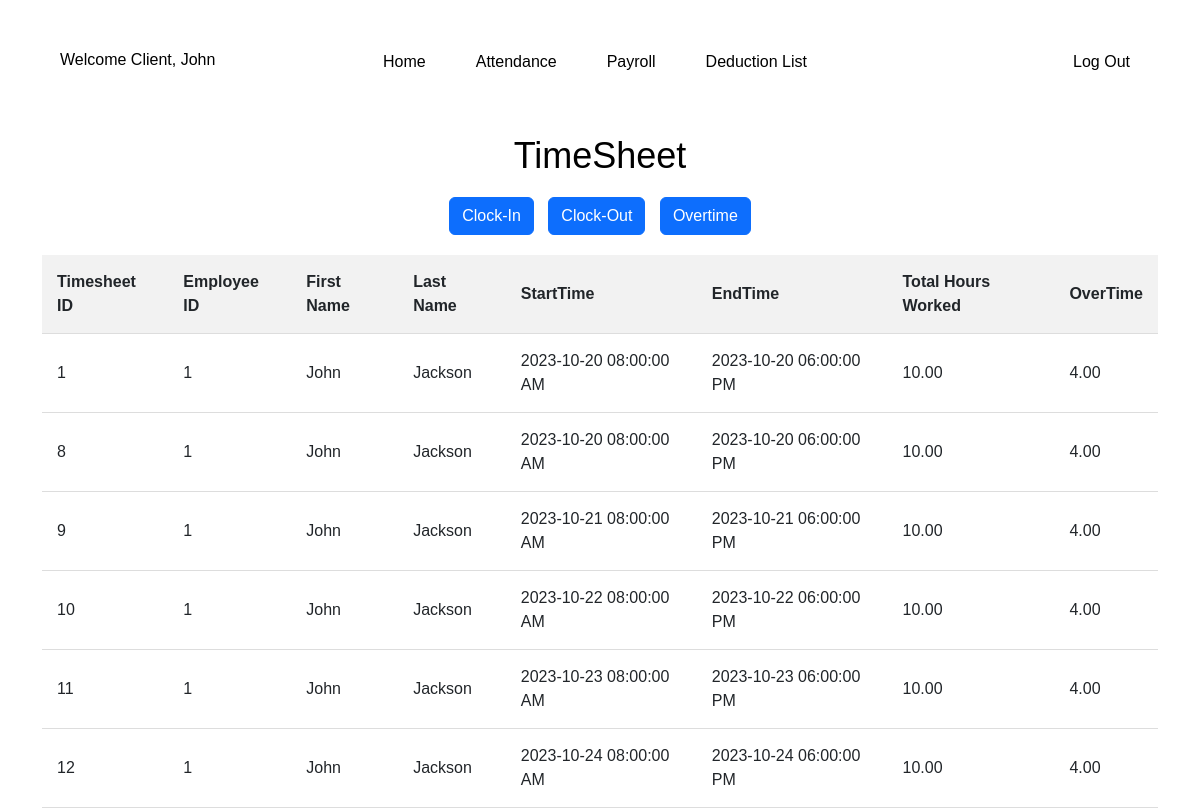
Page /client_attandance.php (signed in) on the committed database.
### tables this page shows
CREATE TABLE Employees (
	EmployeeID INT NOT NULL AUTO_INCREMENT,
	FirstName VARCHAR(255) NOT NULL,
	LastName VARCHAR(255) NOT NULL,
	PositionID INT NOT NULL,
	DepartmentID INT NOT NULL,
	HireDate DATE NOT NULL,
	Role INT NOT NULL,  
	PRIMARY KEY (EmployeeID),
	FOREIGN KEY (PositionID)
		REFERENCES Positions (PositionID),
	FOREIGN KEY (DepartmentID)
		REFERENCES Departments (DepartmentID)
);

CREATE TABLE Timesheet (
	TimesheetID INT NOT NULL AUTO_INCREMENT,
	EmployeeID INT NOT NULL,
	StartTime TIMESTAMP,
	EndTime TIMESTAMP,
	TotalHoursWorked DECIMAL(10, 2),
	OvertimeHours DECIMAL(10, 2),
	PRIMARY KEY (TimesheetID),
	FOREIGN KEY (EmployeeID)
		REFERENCES Employees (EmployeeID) ON DELETE CASCADE
);

### client_attandance.php (the view, shortened to what this page needs)
<!DOCTYPE html>
<html lang="en">
<head>
    <link href="https://cdn.jsdelivr.net/npm/bootstrap@5.3.2/dist/css/bootstrap.min.css" rel="stylesheet"
>
    <link rel="stylesheet" type="text/css" href="employee_form.css">
    <link rel="stylesheet" type="text/css" href="attentancee.css">
    <link rel="stylesheet" type="text/css" href="navbar.css">
</head>
<body>
    <?php
    include 'cnavbar.php';
  include("sqlconnection.php");
  if (isset($_SESSION['employee_id'])) {
    $employeeIdSession = $_SESSION['employee_id'];
    $sql = "SELECT * FROM Timesheet LEFT JOIN Employees ON Timesheet.EmployeeID = Employees.EmployeeID WHERE Timesheet.EmployeeID = $employeeIdSession";
    $result = mysqli_query($con, $sql);
    } else {
        echo "<div class='center'><h2>Invalid Employee ID, Session Error</h2></div>";
}
    ?>
    <div class="container">
        <h2>TimeSheet</h2>
        <button type="button" class="btn btn-primary" data-bs-toggle="modal" data-bs-target="#addNewClockIn"
            style="margin-right: 10px;">
            Clock-In
        </button>
        <button type="button" class="btn btn-primary" data-bs-toggle="modal" data-bs-target="#addNewClockOut"
            style="margin-right: 10px;">
            Clock-Out
        </button>
        <button type="button" class="btn btn-primary" data-bs-toggle="modal" data-bs-target="#addNewOvertime">
            Overtime
        </button>
        <table>
            <thead>
                <tr>
                    <th>Timesheet ID</th>
                    <th>Employee ID</th>
                    <th>First Name</th>
                    <th>Last Name</th>
                    <th>StartTime</th>
                    <th>EndTime</th>
                    <th>Total Hours Worked</th>
                    <th>OverTime</th>
                </tr>
            </thead>
            <tbody>
                <?php
        if (mysqli_num_rows($result) > 0) {
          while ($row = mysqli_fetch_assoc($result)) {
            $StartTimeFormat12 = date('Y-m-d h:i:s A', strtotime($row["StartTime"]));
        $EndTimeFormat12 = '';
        if (!is_null($row["EndTime"])) {
            $EndTimeFormat12 = date('Y-m-d h:i:s A', strtotime($row["EndTime"]));
        }
        echo "<tr><td>" . $row["TimesheetID"]. "</td><td>" . $row["EmployeeID"]. "</td> <td>" . $row["FirstName"]. "</td>
        <td>" . $row["LastName"]. "</td><td>". $StartTimeFormat12. " </td><td>" . $EndTimeFormat12. "</td><td>" . $row["TotalHoursWorked"]. " </td><td>".
        $row["OvertimeHours"]. " </td></tr>";
    }
} else {
    echo "0 results";
}
        ?>
            </tbody>
        </table>
    </div>
</body>
</html>

### cnavbar.php (shortened to what this page needs)
<!DOCTYPE html>
<html lang="en">
<head>
    <link rel="stylesheet" type="text/css" href="navbar.css">
    <link rel="stylesheet" type="text/css" href="dropdown.css">
</head>
<body>
    <?php
            include("sqlconnection.php");
            if (isset($_SESSION['employee_id'])) {
    $employeeIdSession = $_SESSION['employee_id'];
    $sql = "SELECT * FROM Employees
 WHERE EmployeeID = $employeeIdSession";
    $result = mysqli_query($con, $sql);
    if ($row = mysqli_fetch_assoc($result)) {
        $firstName = $row['FirstName'];
    } else {
        echo "<div class='center'><h2>Employee not found</h2></div>";
    }
    } else {
        echo "<div class='center'><h2>Invalid Employee ID, Session Error</h2></div>";
}
    ?>
    <div class="Main-buttons">
        <a href="clienthome.php" class="cool-button animated-button">Home</a>
        <a href="client_attandance.php" class="cool-button animated-button">Attendance</a>
        <a href="client_payroll.php" class="cool-button animated-button">Payroll</a>
        <a href="client_deductions.php" class="cool-button animated-button">Deduction List</a>
    </div>
    <div class="dropdown">
        <a href="dropdown.php" class="cool-button animated-button">Log Out</a>
    </div>
    <div class="helloname">
        <?php
        if (isset($firstName)) {
        echo "<p class='cool-name'>Welcome Client, " . $firstName . "</p>";
    } else {
        echo "<p class='cool-name'>Welcome Client</p>";
    }
        ?>
    </div>
</body>
</html>

### employee_form.css (style rules this page uses)
body { font-family: Arial, sans-serif; background-color: white; margin: 0; }
h2 { text-align: center; color: #333; }
button { padding: 12px; background-color: white; color: black; border: none; border-radius: 4px; cursor: pointer; }
.animated-button { animation: coolAnimation 1s ease-in-out; }

### attentancee.css (style rules this page uses)
body { font-family: Arial, sans-serif; background-color: white; margin: 0; padding: 0; }
.container { width: 100%; margin-top: 20px; text-align: center; }
h2 { color: black; font-size: 36px; margin-bottom: 20px; animation: fadeInUp 1s ease-in-out; }
table { width: 100%; border-collapse: collapse; margin-top: 20px; }
th, td { padding: 15px; text-align: left; border-bottom: 1px solid #ddd; }
th { background-color: #f2f2f2; }

### navbar.css (style rules this page uses)
.Main-buttons { display: flex; justify-content: center; align-items: center; margin-top: 20px; padding: 20px; flex-wrap: wrap; }
.cool-button { background-color: white; color: black; border: none; padding: 10px 20px; text-align: center; text-decoration: none; display: inline-block; font-size: 16px; margin-right: 10px; margin-bottom: 10px; border-radius: 5px; cursor: pointer; transition: background-color 0.3s, color 0.3s; }
.animated-button { animation: coolAnimation 1s ease-in-out; }

### dropdown.css (style rules this page uses)
body { font-family: "Arial", sans-serif; margin: 0; padding: 0; }
.dropdown { position: absolute; top: 20px; right: 20px; padding: 20px; z-index: 1000; }
.cool-button { color: black; border: none; padding: 10px 20px; text-align: center; text-decoration: none; display: inline-block; font-size: 16px; margin-right: 10px; margin-bottom: 10px; border-radius: 5px; cursor: pointer; transition: background-color 0.3s, color 0.3s; }
.animated-button { animation: coolAnimation 1s ease-in-out; }
.helloname { position: absolute; top: 20px; left: 20px; padding: 20px; z-index: 1000; }
.cool-name { color: black; border: none; padding: 10px 20px; text-align: center; text-decoration: none; display: inline-block; font-size: 16px; margin-right: 10px; margin-bottom: 10px; }
p { line-height: 1.3; }

### rows in the picture
employees: FirstName "John"
timesheet: TimesheetID "1", EmployeeID.EmployeeID "1", EmployeeID.FirstName "John", EmployeeID.LastName "Jackson", StartTime "2023-10-20 08:00:00 AM", EndTime "2023-10-20 06:00:00 PM", TotalHoursWorked "10.00", OvertimeHours "4.00"
timesheet: TimesheetID "8", EmployeeID.EmployeeID "1", EmployeeID.FirstName "John", EmployeeID.LastName "Jackson", StartTime "2023-10-20 08:00:00 AM", EndTime "2023-10-20 06:00:00 PM", TotalHoursWorked "10.00", OvertimeHours "4.00"
timesheet: TimesheetID "9", EmployeeID.EmployeeID "1", EmployeeID.FirstName "John", EmployeeID.LastName "Jackson", StartTime "2023-10-21 08:00:00 AM", EndTime "2023-10-21 06:00:00 PM", TotalHoursWorked "10.00", OvertimeHours "4.00"
timesheet: TimesheetID "10", EmployeeID.EmployeeID "1", EmployeeID.FirstName "John", EmployeeID.LastName "Jackson", StartTime "2023-10-22 08:00:00 AM", EndTime "2023-10-22 06:00:00 PM", TotalHoursWorked "10.00", OvertimeHours "4.00"
timesheet: TimesheetID "11", EmployeeID.EmployeeID "1", EmployeeID.FirstName "John", EmployeeID.LastName "Jackson", StartTime "2023-10-23 08:00:00 AM", EndTime "2023-10-23 06:00:00 PM", TotalHoursWorked "10.00", OvertimeHours "4.00"
timesheet: TimesheetID "12", EmployeeID.EmployeeID "1", EmployeeID.FirstName "John", EmployeeID.LastName "Jackson", StartTime "2023-10-24 08:00:00 AM", EndTime "2023-10-24 06:00:00 PM", TotalHoursWorked "10.00", OvertimeHours "4.00"
